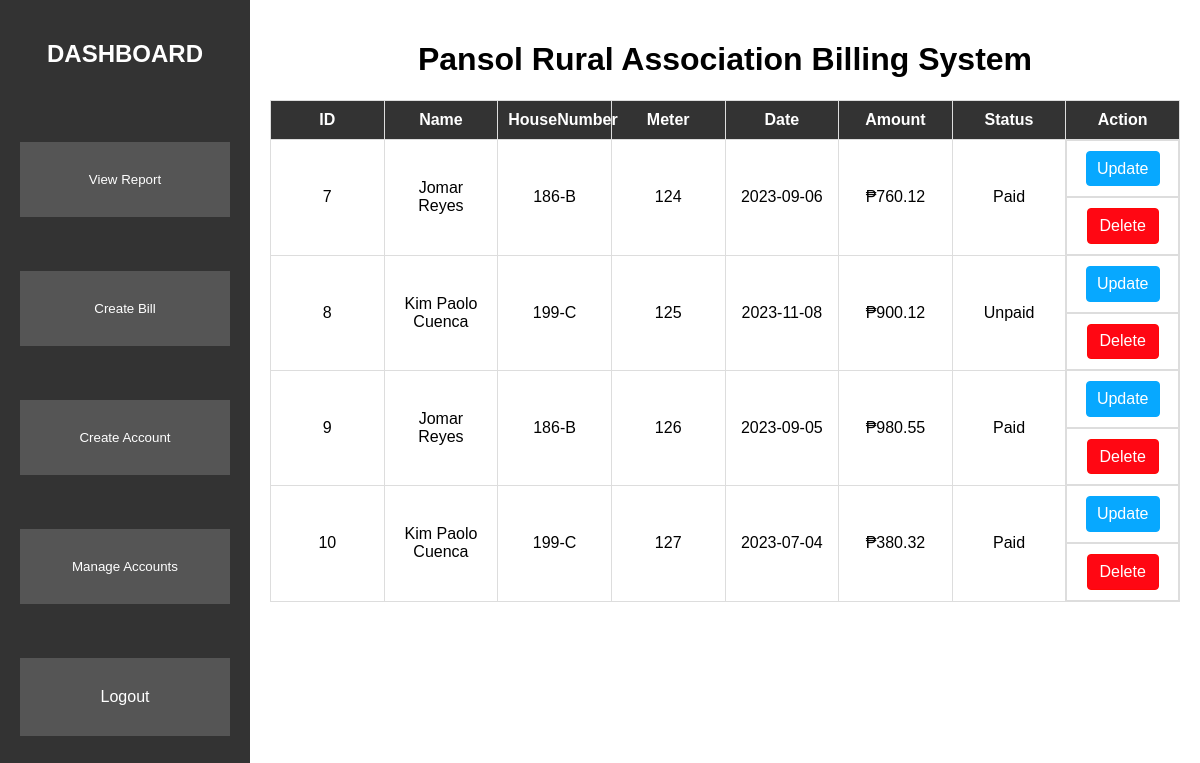
The app's page /WebSys/Dashboard.php (signed in), older data.
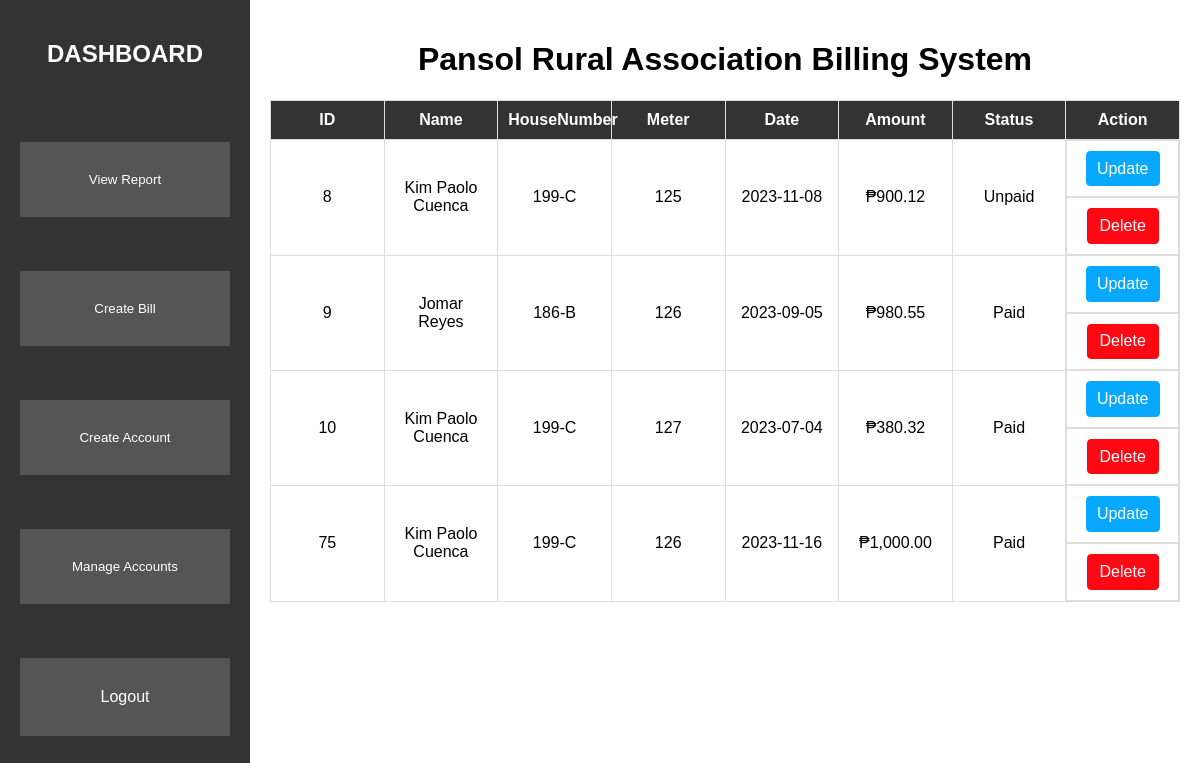
The same page, newer data.
### tables this page shows
CREATE TABLE IF NOT EXISTS `tbl_bill` (
  `BillID` int NOT NULL AUTO_INCREMENT,
  `UserID` int NOT NULL,
  `Date` date NOT NULL,
  `Meter` float NOT NULL,
  `Amount` float NOT NULL,
  `Status` varchar(20) NOT NULL,
  PRIMARY KEY (`BillID`),
  KEY `UserID_fk_Bill` (`UserID`)
);

CREATE TABLE IF NOT EXISTS `tbl_costumer` (
  `UserID` int NOT NULL AUTO_INCREMENT,
  `Name` varchar(100) NOT NULL,
  `HouseNumber` varchar(50) NOT NULL,
  `Sex` varchar(10) NOT NULL,
  `Email` varchar(100) NOT NULL,
  PRIMARY KEY (`UserID`)
);

### WebSys/php/billDisplay.php (called while the page is built, shortened)
<?php
require "./php/dbCon.php";
$sqlQuery = "CALL SP_DisplayBill();";
$result = $conn->query($sqlQuery);
$data = array();
while ($row = $result->fetch_assoc()) {
    $row['Amount'] = '₱' . number_format($row['Amount'], 2);
    $row['Meter'] = number_format($row['Meter']);
    $data[] = array(
        'BillID' => isset($row['BillID']) ? $row['BillID'] : '',
        'Name' => isset($row['Name']) ? $row['Name'] : '',
        'HouseNumber' => isset($row['HouseNumber']) ? $row['HouseNumber'] : '',
        'Meter' => isset($row['Meter']) ? $row['Meter'] : '',
        'Date' => isset($row['Date']) ? $row['Date'] : '',
        'Amount' => isset($row['Amount']) ? $row['Amount'] : '',
        'Status' => isset($row['Status']) ? $row['Status'] : '',
    );
}
?>

### WebSys/Dashboard.php (the view, shortened to what this page needs)
<?php require "./php/authenticateaccount.php" ?>
<!DOCTYPE html>
<html lang="en">
<head>
    <link rel="stylesheet" href="./css/dashboard.css">
    <link rel="stylesheet" href="./css/modal.css">
</head>
<body>
    <div id="sidebar">
        <h2>DASHBOARD</h2><br/><br/><br/>
        <button class='viewReport' id='viewReportButton'>View Report</button><br /><br/><br/>
        <button class='createBill' id='createBillButton'>Create Bill</button><br /><br/><br/>
        <button class='createAccount'>Create Account</button><br /><br/><br/>
        <button class='manageAccounts'>Manage Accounts</button><br /><br/><br/>
        <a href="./php/logoutAdmin.php" class='logout'>Logout</a><br /><br/><br/>
    </div>
    <?php
    require "./php/billDisplay.php";
    ?>
 <div id="content">
    <h1>Pansol Rural Association Billing System</h1>
    <table>
        <thead>
            <tr>
                <th>ID</th>
                <th>Name</th>
                <th>HouseNumber</th>
                <th>Meter</th>
                <th>Date</th>
                <th>Amount</th>
                <th>Status</th>
                <th>Action</th>
            </tr>
        </thead>
        <tbody>
        <?php
            foreach ($data as $row) {
                echo "<tr data-bill-id='" . $row['BillID'] . "' data-name='" . $row['Name'] . "' data-house-number='" .
                $row['HouseNumber'] . "' data-meter='" . $row['Meter'] . "' data-date='" . $row['Date'] . "' data-amount='" .
                $row['Amount'] . "' data-status='" . $row['Status'] . "'>";
                foreach ($row as $value) {
                    echo "<td>$value</td>";
                }
                echo "<td style='text-align: center; display: flex; gap: 4px;'>";
                echo "<button class='update-button btn btn-primary turned-button' data-bill-id='" . $row['BillID'] . "'>Update</button>";
                echo "</td>";
                echo "<td style='text-align: center; display: flex; gap: 4px;'>";
                echo "<button class='delete-button' data-bill-id='" . $row['BillID'] . "'>Delete</button>";
                echo "</td>";
                echo "</tr>";
            }
            ?>
        </tbody>
    </table>
 </div>
</body>
</html>

### WebSys/css/dashboard.css (style rules this page uses)
body { font-family: Arial, sans-serif; margin: 0; padding: 0; display: flex; }
#sidebar { position: fixed; top: 0; left: 0; height: 100vh; width: 250px; background-color: #333; color: white; padding: 20px; box-sizing: border-box; display: flex; flex-direction: column; }
#content { margin-left: 250px; padding: 20px; box-sizing: border-box; }
table { border-collapse: collapse; width: 100%; margin-bottom: 20px; border: 1px solid #ddd; table-layout: fixed; }
h1, h2 { text-align: center; }
th, td { border: 1px solid #ddd; padding: 10px; text-align: center; }
th { background-color: #333; color: white; }
.viewReport, .createBill, .createAccount, .manageAccounts { padding: 30px; background-color: #555; color: white; text-decoration: none; border: none; cursor: pointer; text-align: center; }
.logout { margin-top: auto; padding: 30px; background-color: #555; color: white; text-decoration: none; border: none; cursor: pointer; text-align: center; }

### WebSys/css/modal.css (style rules this page uses)
.btn, .delete-button { display: inline-block; font-weight: 400; text-align: center; white-space: nowrap; vertical-align: middle; -webkit-user-select: none; -moz-user-select: none; -ms-user-select: none; user-select: none; border: 1px solid transparent; padding: .300rem .75rem; font-size: 1rem; line-height: 1.5; border-radius: .25rem; transition: color .15s ease-in-out,background-color .15s ease-in-out,border-color .15s ease-in-out,box-shadow .15s ease-in-out; cursor: pointer; }
.btn-primary { padding: .300rem .65rem; color: #fff; background-color: #07a8ff; border-color: #07a8ff; display: block; margin: 0 auto; }
.delete-button { color: #fff; background-color: rgb(255, 7, 19); border-color: #ff0707; display: block; margin: 0 auto; }
h2 { text-align: center; }

Row changes from the older to the newer data that the page shows:
removed tbl_bill: BillID "7", UserID.Name "Jomar Reyes", UserID.HouseNumber "186-B", Meter "124", Date "2023-09-06", value "₱760.12", Status "Paid"
added tbl_bill: BillID "75", UserID.Name "Kim Paolo Cuenca", UserID.HouseNumber "199-C", Meter "126", Date "2023-11-16", value "₱1,000.00", Status "Paid"
